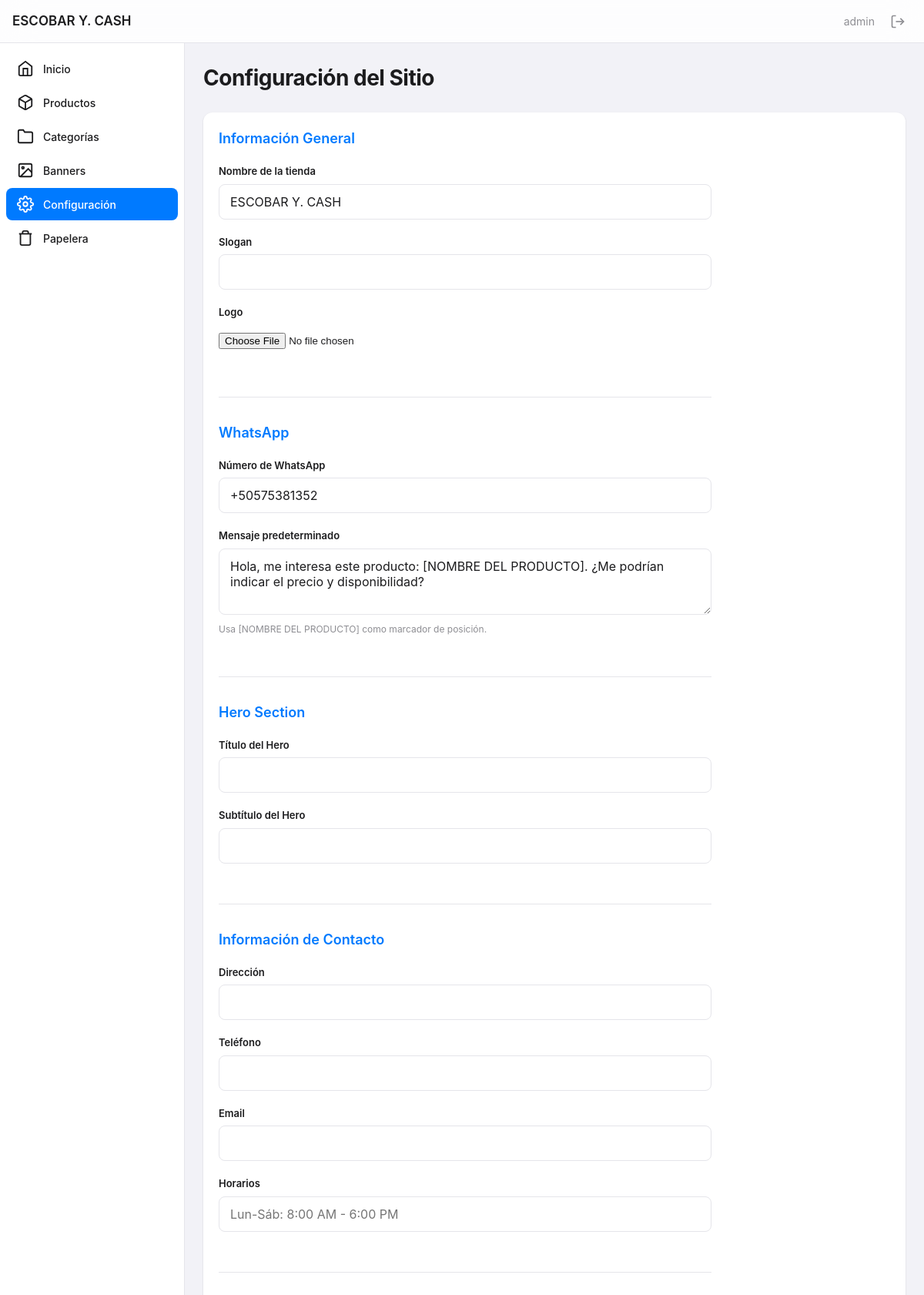
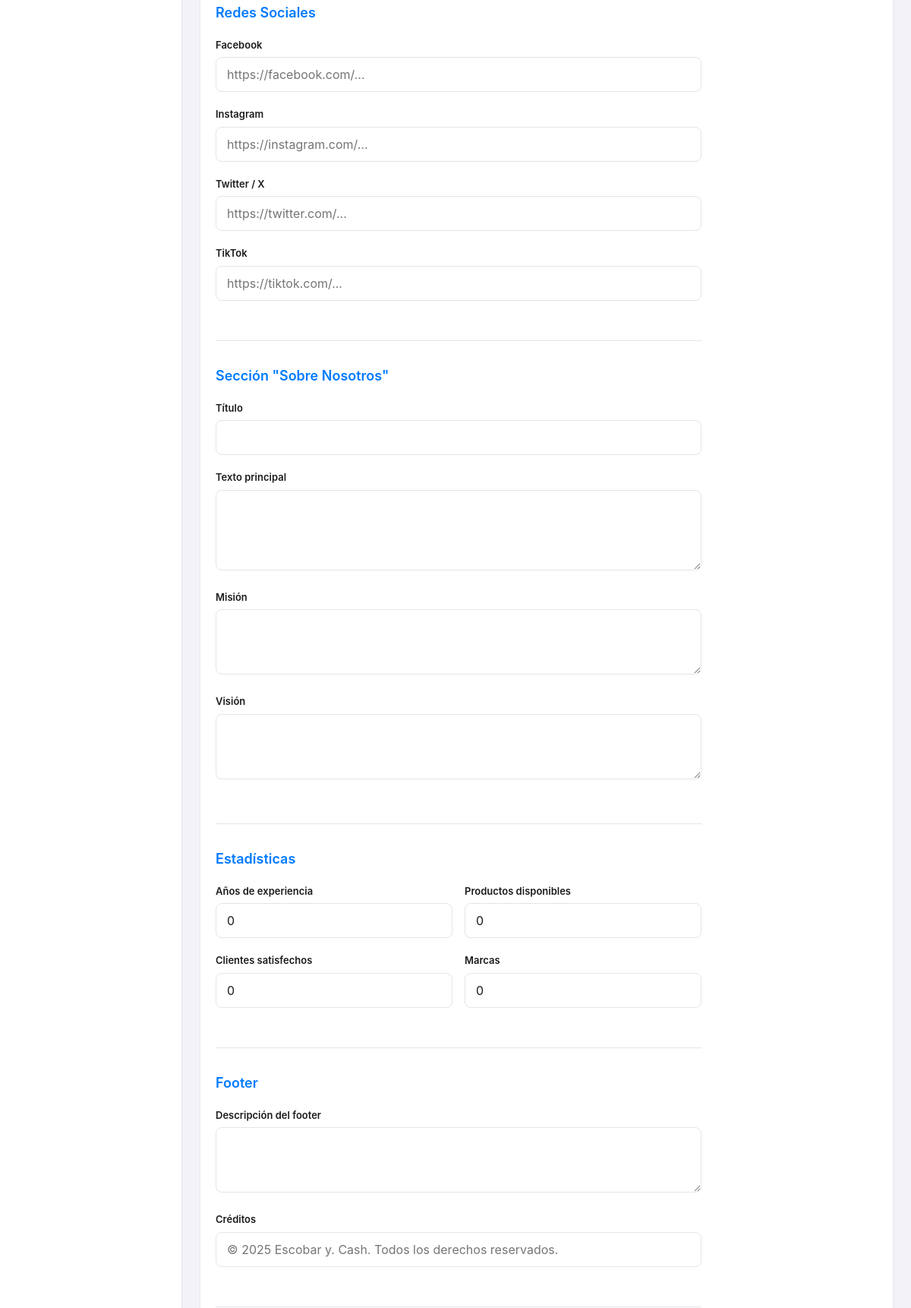
The app's page /admin-panel/config/ (signed in, upper part) with its own data (2 pictures, top to bottom).
### apps/config_app/models.py (models this page shows, shortened)
class SiteConfig(models.Model):
    nombre_tienda = models.CharField(max_length=200, default='ESCOBAR Y. CASH', verbose_name='Nombre de la tienda')
    slogan = models.CharField(max_length=300, blank=True, default='', verbose_name='Slogan')
    logo_url = models.URLField(max_length=500, blank=True, null=True, verbose_name='URL del logo')
    whatsapp = models.CharField(max_length=20, default='+50575381352', verbose_name='WhatsApp')
    whatsapp_message = models.TextField(
        default='Hola, me interesa este producto: [NOMBRE DEL PRODUCTO]. ¿Me podrían indicar el precio y disponibilidad?',
        verbose_name='Mensaje de WhatsApp'
    )
    hero_titulo = models.CharField(max_length=200, blank=True, default='', verbose_name='Título del Hero')
    hero_subtitulo = models.CharField(max_length=300, blank=True, default='', verbose_name='Subtítulo del Hero')
    direccion = models.CharField(max_length=300, blank=True, default='', verbose_name='Dirección')
    telefono = models.CharField(max_length=20, blank=True, default='', verbose_name='Teléfono')
    email = models.EmailField(blank=True, default='', verbose_name='Email')
    horarios = models.CharField(max_length=200, blank=True, default='', verbose_name='Horarios')
    facebook = models.URLField(blank=True, default='', verbose_name='Facebook')
    instagram = models.URLField(blank=True, default='', verbose_name='Instagram')
    twitter = models.URLField(blank=True, default='', verbose_name='Twitter / X')
    tiktok = models.URLField(blank=True, default='', verbose_name='TikTok')
    about_titulo = models.CharField(max_length=200, blank=True, default='', verbose_name='Título About')
    about_texto = models.TextField(blank=True, default='', verbose_name='Texto About')
    about_mision = models.TextField(blank=True, default='', verbose_name='Misión')
    about_vision = models.TextField(blank=True, default='', verbose_name='Visión')
    stats_anos = models.IntegerField(default=0, verbose_name='Años de experiencia')
    stats_productos = models.IntegerField(default=0, verbose_name='Productos disponibles')
    stats_clientes = models.IntegerField(default=0, verbose_name='Clientes satisfechos')
    stats_marcas = models.IntegerField(default=0, verbose_name='Marcas')
    footer_credit = models.CharField(max_length=200, blank=True, default='', verbose_name='Créditos del footer')
    footer_descripcion = models.TextField(blank=True, default='', verbose_name='Descripción del footer')
    meta_description = models.TextField(blank=True, default='', verbose_name='Meta description')
    meta_keywords = models.TextField(blank=True, default='', verbose_name='Meta keywords')
    primary_color = models.CharField(max_length=7, default='#007AFF', verbose_name='Color primario')
    bg_color = models.CharField(max_length=7, default='#F2F2F7', verbose_name='Color de fondo')
    surface_color = models.CharField(max_length=7, default='#FFFFFF', verbose_name='Color de superficie')
    text_color = models.CharField(max_length=7, default='#1C1C1E', verbose_name='Color de texto')
    header_bg = models.CharField(max_length=7, default='#FFFFFF', verbose_name='Color del header')
    sidebar_bg = models.CharField(max_length=7, default='#FFFFFF', verbose_name='Color del sidebar')
    card_radius = models.IntegerField(default=12, verbose_name='Radio de bordes (px)')
    font_family = models.CharField(max_length=100, default="-apple-system, BlinkMacSystemFont, 'SF Pro Display', sans-serif", verbose_name='Fuente')
    created_at = models.DateTimeField(auto_now_add=True, verbose_name='Creado en')
    updated_at = models.DateTimeField(auto_now=True, verbose_name='Actualizado en')
    class Meta:
        verbose_name = 'Configuración'
        verbose_name_plural = 'Configuración'
    @classmethod
    def get_config(cls):
        config, _ = cls.objects.get_or_create(pk=1)
        return config

### apps/config_app/views.py (the view, shortened to what this page needs)
# urls.py: path('config/', views.config_edit, name='admin_config'),
@login_required
def config_edit(request):
    config = SiteConfig.get_config()
    return render(request, 'admin/config_form.html', {'config': config})

### templates/admin/config_form.html (shortened to what this page needs)
{% extends 'admin/base.html' %}
{% block content %}
<div class="page-header">
    <h1>Configuración del Sitio</h1>
</div>
<div class="card">
    <form method="post" class="form" enctype="multipart/form-data">
        <div class="form-section">
            <h3>Información General</h3>
            <div class="form-group">
                <label for="nombre_tienda">Nombre de la tienda</label>
                <input type="text" id="nombre_tienda" name="nombre_tienda" value="{{ config.nombre_tienda }}">
            </div>
            <div class="form-group">
                <label for="slogan">Slogan</label>
                <input type="text" id="slogan" name="slogan" value="{{ config.slogan }}">
            </div>
            <div class="form-group">
                <label for="logo">Logo</label>
                <input type="file" id="logo" name="logo" accept="image/*">
            </div>
        </div>
        <div class="form-section">
            <h3>WhatsApp</h3>
            <div class="form-group">
                <label for="whatsapp">Número de WhatsApp</label>
                <input type="text" id="whatsapp" name="whatsapp" value="{{ config.whatsapp }}" placeholder="+50575381352">
            </div>
            <div class="form-group">
                <label for="whatsapp_message">Mensaje predeterminado</label>
                <textarea id="whatsapp_message" name="whatsapp_message" rows="3">{{ config.whatsapp_message }}</textarea>
                <small>Usa [NOMBRE DEL PRODUCTO] como marcador de posición.</small>
            </div>
        </div>
        <div class="form-section">
            <h3>Hero Section</h3>
            <div class="form-group">
                <label for="hero_titulo">Título del Hero</label>
                <input type="text" id="hero_titulo" name="hero_titulo" value="{{ config.hero_titulo }}">
            </div>
            <div class="form-group">
                <label for="hero_subtitulo">Subtítulo del Hero</label>
                <input type="text" id="hero_subtitulo" name="hero_subtitulo" value="{{ config.hero_subtitulo }}">
            </div>
        </div>
        <div class="form-section">
            <h3>Información de Contacto</h3>
            <div class="form-group">
                <label for="direccion">Dirección</label>
                <input type="text" id="direccion" name="direccion" value="{{ config.direccion }}">
            </div>
            <div class="form-group">
                <label for="telefono">Teléfono</label>
                <input type="text" id="telefono" name="telefono" value="{{ config.telefono }}">
            </div>
            <div class="form-group">
                <label for="email">Email</label>
                <input type="email" id="email" name="email" value="{{ config.email }}">
            </div>
            <div class="form-group">
                <label for="horarios">Horarios</label>
                <input type="text" id="horarios" name="horarios" value="{{ config.horarios }}" placeholder="Lun-Sáb: 8:00 AM - 6:00 PM">
            </div>
        </div>
        <div class="form-section">
            <h3>Redes Sociales</h3>
            <div class="form-group">
                <label for="facebook">Facebook</label>
                <input type="url" id="facebook" name="facebook" value="{{ config.facebook }}" placeholder="https://facebook.com/...">
            </div>
            <div class="form-group">
                <label for="instagram">Instagram</label>
                <input type="url" id="instagram" name="instagram" value="{{ config.instagram }}" placeholder="https://instagram.com/...">
            </div>
            <div class="form-group">
                <label for="twitter">Twitter / X</label>
                <input type="url" id="twitter" name="twitter" value="{{ config.twitter }}" placeholder="https://twitter.com/...">
            </div>
            <div class="form-group">
                <label for="tiktok">TikTok</label>
                <input type="url" id="tiktok" name="tiktok" value="{{ config.tiktok }}" placeholder="https://tiktok.com/...">
            </div>
        </div>
        <div class="form-section">
            <h3>Sección "Sobre Nosotros"</h3>
            <div class="form-group">
                <label for="about_titulo">Título</label>
                <input type="text" id="about_titulo" name="about_titulo" value="{{ config.about_titulo }}">
            </div>
            <div class="form-group">
                <label for="about_texto">Texto principal</label>
                <textarea id="about_texto" name="about_texto" rows="4">{{ config.about_texto }}</textarea>
            </div>
            <div class="form-group">
                <label for="about_mision">Misión</label>
                <textarea id="about_mision" name="about_mision" rows="3">{{ config.about_mision }}</textarea>
            </div>
            <div class="form-group">
                <label for="about_vision">Visión</label>
                <textarea id="about_vision" name="about_vision" rows="3">{{ config.about_vision }}</textarea>
            </div>
        </div>
        <div class="form-section">
            <h3>Estadísticas</h3>
            <div class="form-row">
                <div class="form-group">
                    <label for="stats_anos">Años de experiencia</label>
                    <input type="number" id="stats_anos" name="stats_anos" value="{{ config.stats_anos }}">
                </div>
                <div class="form-group">
                    <label for="stats_productos">Productos disponibles</label>
                    <input type="number" id="stats_productos" name="stats_productos" value="{{ config.stats_productos }}">
                </div>
            </div>
            <div class="form-row">
                <div class="form-group">
                    <label for="stats_clientes">Clientes satisfechos</label>
                    <input type="number" id="stats_clientes" name="stats_clientes" value="{{ config.stats_clientes }}">
                </div>
                <div class="form-group">
                    <label for="stats_marcas">Marcas</label>
                    <input type="number" id="stats_marcas" name="stats_marcas" value="{{ config.stats_marcas }}">
                </div>
            </div>
        </div>
        <div class="form-section">
            <h3>Footer</h3>
            <div class="form-group">
                <label for="footer_descripcion">Descripción del footer</label>
                <textarea id="footer_descripcion" name="footer_descripcion" rows="3">{{ config.footer_descripcion }}</textarea>
            </div>
            <div class="form-group">
                <label for="footer_credit">Créditos</label>
                <input type="text" id="footer_credit" name="footer_credit" value="{{ config.footer_credit }}" placeholder="© 2025 Escobar y. Cash. Todos los derechos reservados.">
            </div>
        </div>
    </form>
</div>
{% endblock %}

### templates/admin/base.html (shortened to what this page needs)
<!DOCTYPE html>
{% load static %}
<html lang="es">
<head>
    <link rel="stylesheet" href="{% static 'css/admin.css' %}">
</head>
<body>
    <div class="admin-layout">
        <header class="admin-header">
            <div class="header-left">
                <div class="header-brand">
                    <span class="header-title">{{ site_config.nombre_tienda }}</span>
                </div>
            </div>
            <div class="header-right">
                <span class="header-user">{{ request.user.username }}</span>
                <a href="{% url 'admin_logout' %}" class="btn-logout" title="Cerrar sesión">
                    <svg width="20" height="20" viewBox="0 0 24 24" fill="none" stroke="currentColor" stroke-width="2"><path d="M9 21H5a2 2 0 0 1-2-2V5a2 2 0 0 1 2-2h4"/><polyline points="16 17 21 12 16 7"/><line x1="21" y1="12" x2="9" y2="12"/></svg>
                </a>
            </div>
        </header>
        <nav class="admin-sidebar" id="adminSidebar">
            <a href="{% url 'admin_dashboard' %}" class="sidebar-link {% if request.resolver_match.url_name == 'admin_dashboard' %}active{% endif %}">
                <svg width="22" height="22" viewBox="0 0 24 24" fill="none" stroke="currentColor" stroke-width="2"><path d="M3 9l9-7 9 7v11a2 2 0 0 1-2 2H5a2 2 0 0 1-2-2z"/><polyline points="9 22 9 12 15 12 15 22"/></svg>
                <span>Inicio</span>
            </a>
            <a href="{% url 'admin_product_list' %}" class="sidebar-link {% if request.resolver_match.url_name|slice:'16' == 'admin_product_' %}active{% endif %}">
                <span>Productos</span>
            </a>
            <a href="{% url 'admin_category_list' %}" class="sidebar-link {% if request.resolver_match.url_name|slice:'16' == 'admin_category_' %}active{% endif %}">
                <svg width="22" height="22" viewBox="0 0 24 24" fill="none" stroke="currentColor" stroke-width="2"><path d="M22 19a2 2 0 0 1-2 2H4a2 2 0 0 1-2-2V5a2 2 0 0 1 2-2h5l2 3h9a2 2 0 0 1 2 2z"/></svg>
                <span>Categorías</span>
            </a>
            <a href="{% url 'admin_banner_list' %}" class="sidebar-link {% if request.resolver_match.url_name|slice:'14' == 'admin_banner_' %}active{% endif %}">
                <svg width="22" height="22" viewBox="0 0 24 24" fill="none" stroke="currentColor" stroke-width="2"><rect x="3" y="3" width="18" height="18" rx="2" ry="2"/><circle cx="8.5" cy="8.5" r="1.5"/><polyline points="21 15 16 10 5 21"/></svg>
                <span>Banners</span>
            </a>
            <a href="{% url 'admin_config' %}" class="sidebar-link {% if request.resolver_match.url_name == 'admin_config' %}active{% endif %}">
                <span>Configuración</span>
            </a>
            <a href="{% url 'admin_trash' %}" class="sidebar-link {% if request.resolver_match.url_name == 'admin_trash' %}active{% endif %}">
                <svg width="22" height="22" viewBox="0 0 24 24" fill="none" stroke="currentColor" stroke-width="2"><polyline points="3 6 5 6 21 6"/><path d="M19 6v14a2 2 0 0 1-2 2H7a2 2 0 0 1-2-2V6m3 0V4a2 2 0 0 1 2-2h4a2 2 0 0 1 2 2v2"/></svg>
                <span>Papelera</span>
            </a>
        </nav>
        <main class="admin-main">
            {% block content %}{% endblock %}
        </main>
    </div>
</body>
</html>

### records on screen
SiteConfig: nombre_tienda "ESCOBAR Y. CASH", whatsapp "+50575381352", whatsapp_message "Hola, me interesa este producto: [NOMBRE DEL PRODUCTO]. ¿Me podrían indicar el precio y disponibilidad?", stats_anos "0", stats_productos "0", stats_clientes "0", stats_marcas "0"

### other values on screen
{{ request.user.username }} "admin"
